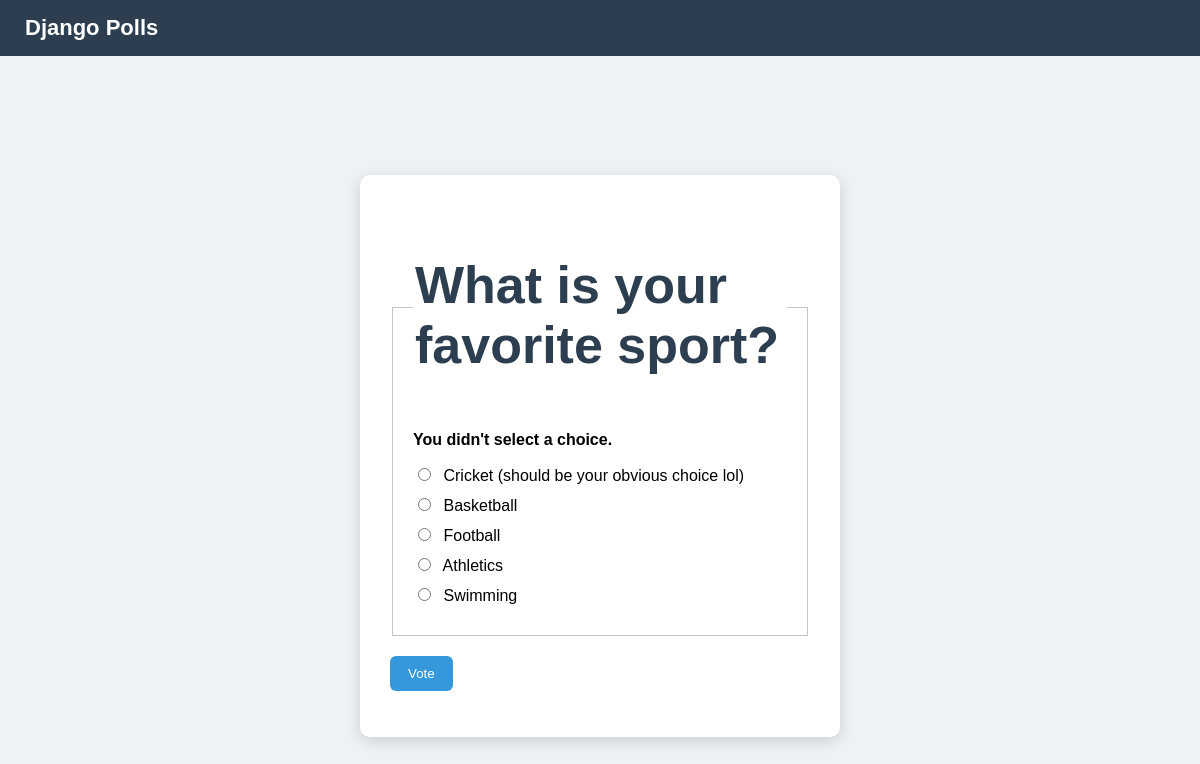
The page /4/vote/ on the database its author committed.
### polls/models.py (models this page shows, shortened)
class Question(models.Model):
    question_text = models.CharField(max_length=200)
    pub_date = models.DateTimeField("date published")

class Choice(models.Model):
    question = models.ForeignKey(Question, on_delete=models.CASCADE)
    choice_text = models.CharField(max_length=200)
    votes = models.IntegerField(default=0)

### polls/views.py (the view)
# urls.py: path("<int:question_id>/vote/", views.vote, name="vote"),
def vote(request, question_id):
    question = get_object_or_404(Question, pk=question_id)
    try:
        selected_choice = question.choice_set.get(pk=request.POST["choice"])
    except (KeyError, Choice.DoesNotExist):
        return render(
            request,
            "polls/detail.html",
            {
                "question": question,
                "error_message": "You didn't select a choice.",
            },
        )
    else:
        selected_choice.votes += 1
        selected_choice.save()
        return HttpResponseRedirect(
            reverse("polls:results", args=(question.id,))
        )

### polls/templates/polls/detail.html (shortened to what this page needs)
{% load static %}
<link rel="stylesheet" href="{% static 'polls/style.css' %}">
<header>
    <a href="{% url 'polls:index' %}">Django Polls</a>
</header>
<div class="container">
<div class="card">
<form action="{% url 'polls:vote' question.id %}" method="post">
<fieldset>
    <legend><h1>{{ question.question_text }}</h1></legend>
    {% if error_message %}
        <p><strong>{{ error_message }}</strong></p>
    {% endif %}
    {% for choice in question.choice_set.all %}
<label>
    <input type="radio" name="choice" value="{{ choice.id }}">
    {{ choice.choice_text }}
</label>
{% endfor %}
</fieldset>
<button type="submit">Vote</button>
</form>
</div>
</div>

### polls/static/polls/style.css (style rules this page uses)
header { background-color: #2c3e50; color: white; padding: 15px 25px; font-size: 22px; font-weight: bold; }
header a { color: white; text-decoration: none; }
.container { display: flex; justify-content: center; align-items: center; height: 100vh; }
.card { background: white; padding: 30px; border-radius: 10px; width: 420px; box-shadow: 0px 4px 15px rgba(0,0,0,0.15); }
h1 { color: #2c3e50; margin-bottom: 20px; }
label { display: block; margin: 10px 0; }
button { margin-top: 20px; background: #3498db; border: none; padding: 10px 18px; color: white; border-radius: 6px; cursor: pointer; }
fieldset { border: 1px solid #bfc5cc; padding: 20px; margin-top: 15px; }
legend { font-size: 26px; font-weight: bold; color: #2c3e50; }
input[type="radio"] { margin-right: 8px; }
button { margin-top: 20px; background-color: #3498db; border: none; padding: 10px 18px; color: white; border-radius: 6px; cursor: pointer; }

### rows shown on the page
Question: question_text "What is your favorite sport?"
Choice: choice_text "Cricket (should be your obvious choice lol)"
Choice: choice_text "Basketball"
Choice: choice_text "Football"
Choice: choice_text "Athletics"
Choice: choice_text "Swimming"

### other values the page prints
{{ error_message }} "You didn't select a choice."
